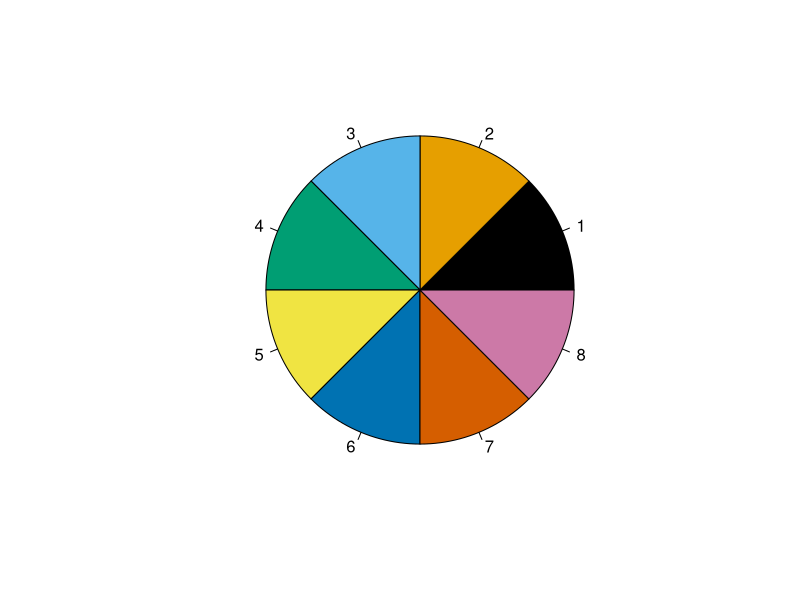
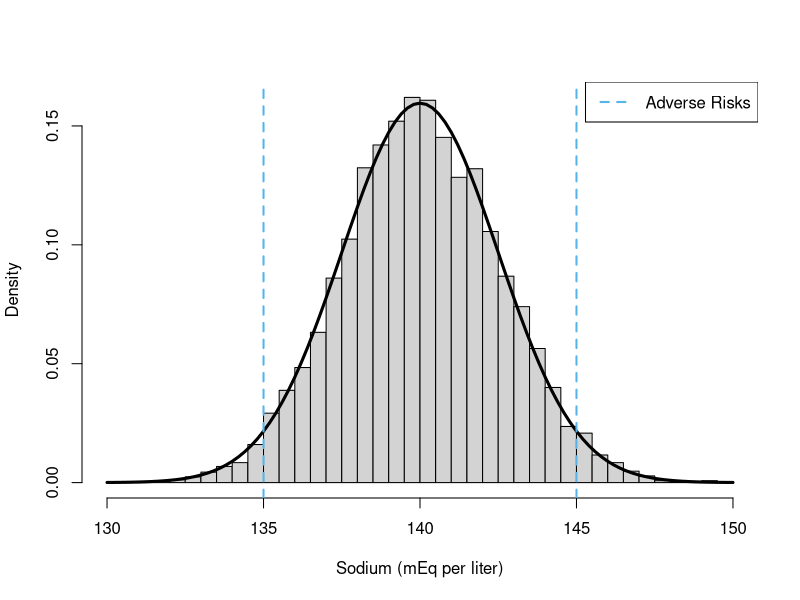
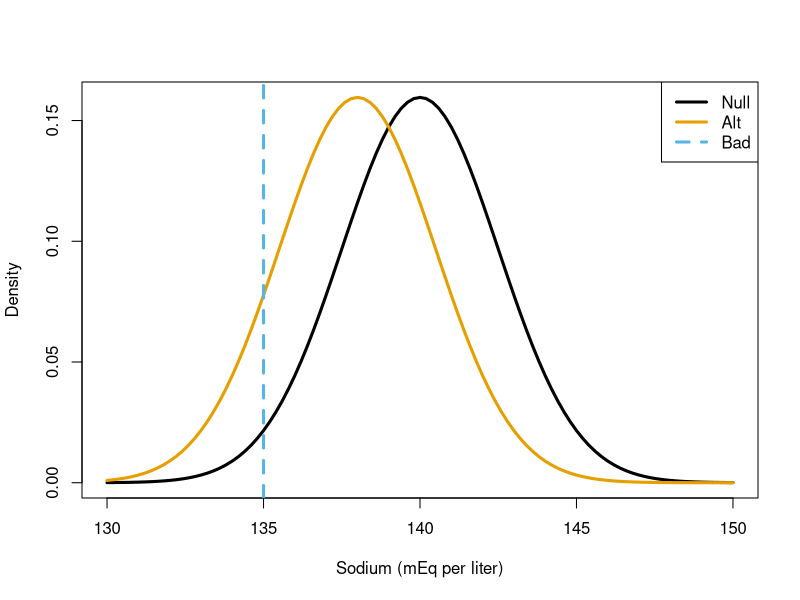
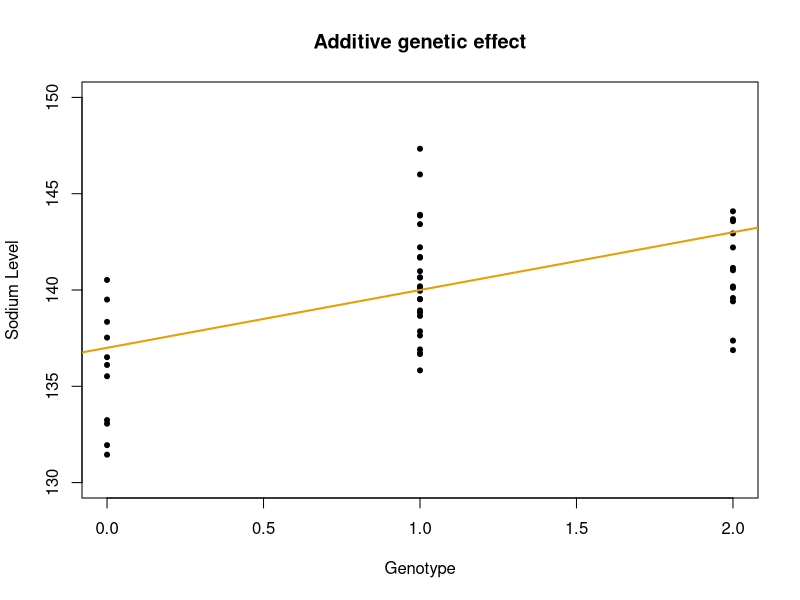
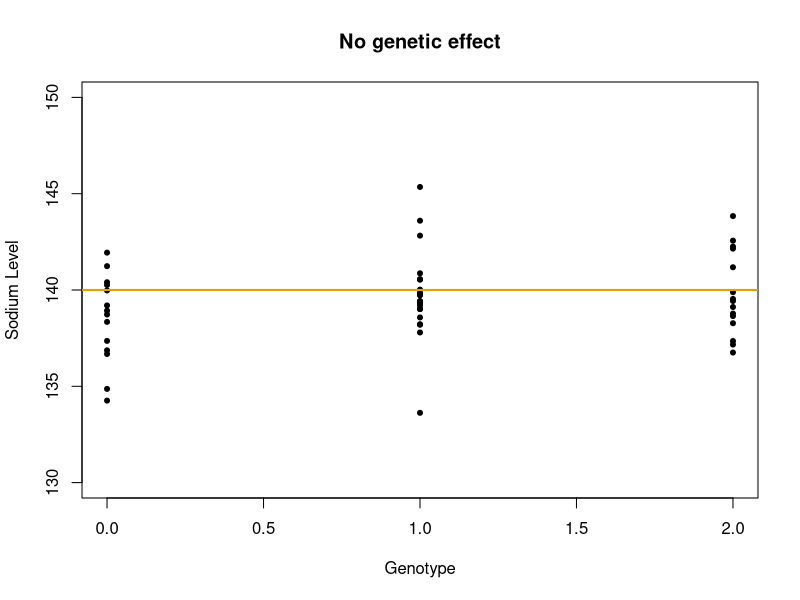
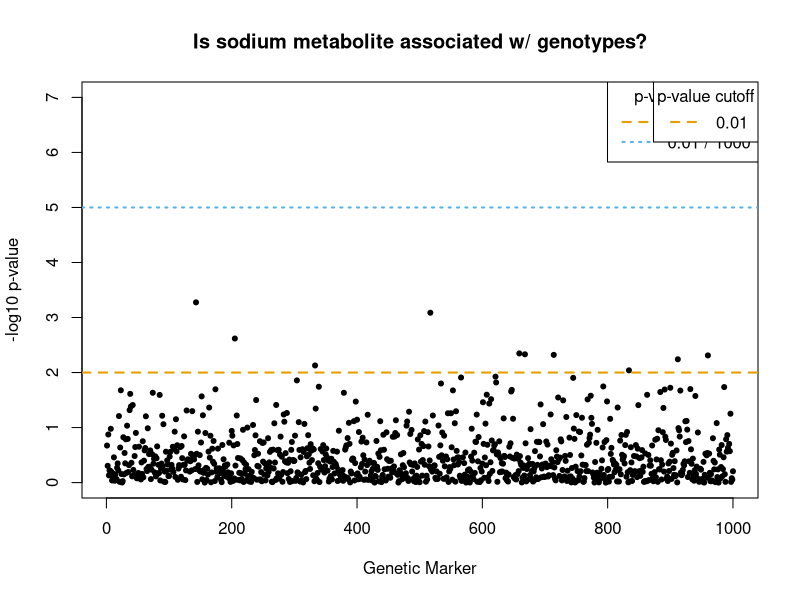
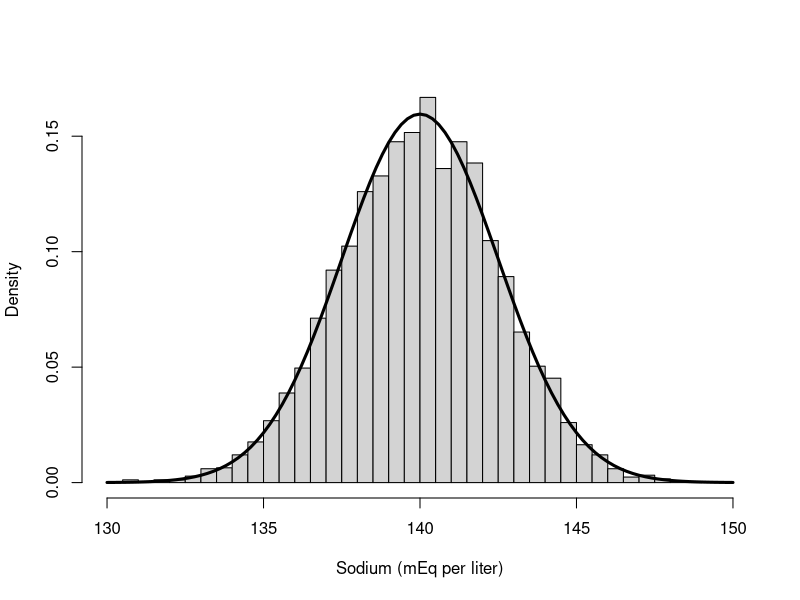
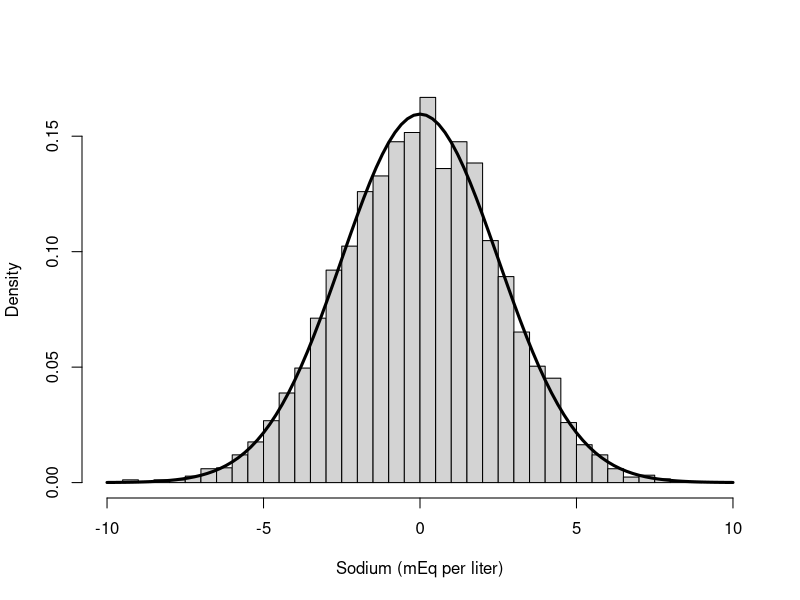

The R source for these figures, in order:
# UW Biostatistics Seminar
# Seth Temple, sdtemple@uw.edu
# January 18, 2024



# Color blind color palettes ----------------------------------------------

colorBlindBlack8  <- c("#000000", "#E69F00", "#56B4E9", "#009E73", 
                       "#F0E442", "#0072B2", "#D55E00", "#CC79A7")
pie(rep(1, 8), col = colorBlindBlack8)

col1=colorBlindBlack8[1]
col2=colorBlindBlack8[2]
col3=colorBlindBlack8[3]
col4=colorBlindBlack8[4]

# Sodium metabolite as normally distributed -------------------------------

# help functions
?rnorm
?hist
?curve
?abline

mu = 140
sig = 2.5
x = rnorm(5000, mean=mu, sd=2.5)

# plotting
hist(x,
     breaks=50,
     xlab='Sodium (mEq per liter)',
     main=NA,
     probability=T,
     xlim=c(130,150)
     )
curve(dnorm(x,mu,sig),
      from=130,
      to=150,
      add=T,
      lwd=3
      )
# abline(v=mu,
#        col=col3,
#        lwd=4,
#        lty='dashed'
#        )
abline(v=135,
       col=col3,
       lwd=2,
       lty='dashed'
       )
abline(v=145,
       col=col3,
       lwd=2,
       lty='dashed'
)
legend("topright",
       legend=c("Adverse Risks"),
       col=c(col3),
       lty=c("dashed"),
       lwd=c(2)
)

# p-value calculation
n = 30
mud = 139
xd = rnorm(n, mud, sig)
zd = sqrt(n) * (mean(xd) - mu) / sig
pnorm(zd,0,1)


# Type Error Simulations --------------------------------------------------

# type 1 error

ctr <- 0
K <- 1000
n = 30
mu = 140
sig = 2.5
for(j in 1:K){
  x = rnorm(n,mu,sd=sig)
  z = sqrt(n) * (mean(x) - mu) / sig
  if(abs(z)>1.96){
    ctr <- ctr + 1
  }
} 
ctr/K

# alternative model diagram

?abline

vert = mu - 2 * sig
x = rnorm(n,mu,sd=sig)
y = rnorm(n,138,sig)

curve(dnorm(x,mu,sig),
      from=130,
      to=150,
      lwd=3,
      xlab='Sodium (mEq per liter)',
      y='Density',
      col=col1
)
curve(dnorm(x,138,sig),
      from=130,
      to=150,
      lwd=3,
      xlab='Sodium (mEq per liter)',
      y='Density',
      col=col2,
      add=T
)

abline(v=135,
       col=col3,
       lwd=3,
       lty='dashed'
)
legend("topright",
       legend=c("Null","Alt","Bad"),
       col=c(col1,col2,col3),
       lty=c("solid","solid","dashed"),
       lwd=c(3,3,3)
       )


# type 2 error (different models)

{
ctr <- 0
K <- 2000
n = 40
mu = 140
mua = 139. # change this and re-run
sig = 2.5
for(j in 1:K){
  x = rnorm(n,mua,sd=sig)
  z = sqrt(n) * (mean(x) - mu) / sig
  if(abs(z)>1.96){
    ctr <- ctr + 1
  }
}
ctr/K
(1-ctr/K)
}

# type 2 error (different sample sizes)

{
  ctr <- 0
  K <- 2000
  n = 40 # change this and re-run
  mu = 140
  mua = 139. 
  sig = 2.5
  for(j in 1:K){
    x = rnorm(n,mua,sd=sig)
    z = sqrt(n) * (mean(x) - mu) / sig
    if(abs(z)>1.96){
      ctr <- ctr + 1
    }
  }
  ctr/K
  (1-ctr/K)
}

# type 2 error (different level tests)

{
K <- 2000
n = 30 
mu = 140
mua = 139.
sig = 2.5
cutoff = qnorm(0.9995) # change this and re-run
ctr <- 0
for(j in 1:K){
  x = rnorm(n,mua,sd=sig)
  z = sqrt(n) * (mean(x) - mu) / sig
  if(abs(z)>cutoff){
    ctr <- ctr + 1
  }
} 
ctr/K
(1-ctr/K)
}

# # hidden slide
# 
# mu <- 140
# sig <- 2.5
# n <- 8
# x <- rnorm(1,mu,sig/sqrt(n))
# curve(dnorm(x,mu,sig/sqrt(n)),
#       from=130,
#       to=150,
#       lwd=2,
#       xlab='Sodium (mEq per liter)',
#       y='Density',
#       main="Sample distribution of average"
# )

# n <- 4
# x <- rnorm(1,mu,sig/sqrt(n))
# curve(dnorm(x,mu,sig/sqrt(n)),
#       from=130,
#       to=150,
#       lwd=2,
#       add=T,
#       col=col2,
#       lty="dotted"
# )
# 
# n <- 1
# x <- rnorm(1,mu,sig/sqrt(n))
# curve(dnorm(x,mu,sig/sqrt(n)),
#       from=130,
#       to=150,
#       lwd=2,
#       add=T,
#       col=col3,
#       lty="dashed"
# )
# 
# abline(v=139,lty="dashed")
# 
# legend("topright",
#        legend=c("8","4","1"),
#        col=c(col1,col2,col3),
#        lty=c("solid","dotted","dashed"),
#        lwd=c(2,2,2),
#        title="Sample Size"
# )



# Genome-wide associations ------------------------------------------------

?lm
?summary
?rmultinom

# additive genetic effect
n = 50
eps = rnorm(n,sd=sig)
x = rmultinom(n, 2, rep(1/3,2))
x = x[1,]
beta1 = 3
beta0 = 137
y = beta0 + beta1 * x + eps

plot(x,
     y,
     pch=20,
     xlab="Genotype",
     ylab="Sodium Level",
     ylim=c(130,150),
     main="Additive genetic effect"
     )
abline(a=beta0,
       b=beta1,
       lwd=2,
       col=col2
       )
summary(lm(y~x))

# no genetic effect
n = 50
eps = rnorm(n,sd=sig)
x = rmultinom(n, 2,rep(1/3,2))
x = x[1,]
beta1 = 0
beta0 = 140
y = beta0 + beta1 * x + eps

plot(x,
     y,
     pch=20,
     xlab="Genotype",
     ylab="Sodium Level",
     ylim=c(130,150),
     main="No genetic effect"
)
abline(a=beta0,
       b=beta1,
       lwd=2,
       col=col2
)

summary(lm(y~x))

# multiple testing

pvals <- c()
n = 50
beta1 = 0
beta0 = 140
sig=2.5
ctr=0
K <- 1000
for(k in 1:K){
  eps = rnorm(n,sd=sig)
  x = rmultinom(n, 2,rep(1/3,2))
  x = x[1,]
  y = beta0 + beta1 * x + eps
  currpval = summary(lm(y~x))$coefficients[,4][2]
  if(currpval<0.01){
    ctr <- ctr + 1
  }
  pvals <- c(pvals,currpval)
}

plot(1:K,
     -log10(pvals),
     pch=20,
     xlab="Genetic Marker",
     ylab="-log10 p-value",
     main="Is sodium metabolite associated w/ genotypes?",
     ylim=c(0,7)
     )
abline(h=2,col=col2,lwd=2,lty="dashed")
abline(h=5,col=col3,lwd=2,lty="dotted") # comment out for 1 slide

legend("topright",
       legend=c("0.01","0.01 / 1000"),
       col=c(col2,col3),
       lty=c("dashed","dotted"),
       lwd=c(2,2),
       title="p-value cutoff"
)

legend("topright",
       legend=c("0.01"),
       col=c(col2),
       lty=c("dashed"),
       lwd=c(2),
       title="p-value cutoff"
)

# Computing Z test statistic ----------------------------------------------

mu = 140
sig = 2.5
x = rnorm(5000, mean=mu, sd=2.5)

# plotting
hist(x,
     breaks=50,
     xlab='Sodium (mEq per liter)',
     main=NA,
     probability=T,
     xlim=c(130,150)
)
curve(dnorm(x,mu,sig),
      from=130,
      to=150,
      add=T,
      lwd=3
)

# plotting
hist(x-140,
     breaks=50,
     xlab='Sodium (mEq per liter)',
     main=NA,
     probability=T,
     xlim=c(-10,10)
)
curve(dnorm(x,0,sig),
      from=-10,
      to=10,
      add=T,
      lwd=3
)

# plotting
hist((x-140)/2.5,
     breaks=50,
     xlab='Sodium (mEq per liter)',
     main=NA,
     probability=T,
     xlim=c(-3,3)
)
curve(dnorm(x,0,1),
      from=-3,
      to=3,
      add=T,
      lwd=3
)
